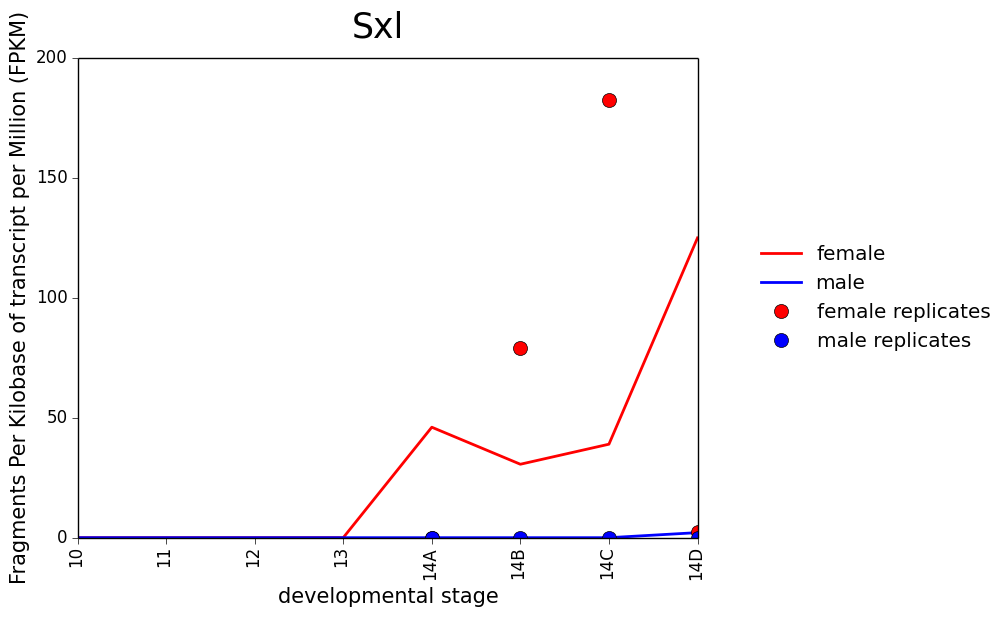

The script that saved this image:
#!/usr/bin/env python

"""
Usage: ./01-timecourse.py <samples.csv> <ctab_dir>

-Plot timecourse of FBtr0331261 for females
"""


import sys
import pandas as pd
import os
import matplotlib.pyplot as plt
import matplotlib.lines as mlines

transcript = "FBtr0331261"


df_samples = pd.read_csv( sys.argv[1] )
soi = df_samples["sex"] == "female"

fpkms = []
for sample in df_samples["sample"][soi]:
    fname = os.path.join(sys.argv[2], sample, "t_data.ctab" )
    df = pd.read_csv( fname, sep="\t")
    roi = df["t_name"] == transcript
    fpkms.append( df[roi]["FPKM"].values )
    
soi2 = df_samples["sex"] == "male"
fpkms2 = []
for sample in df_samples["sample"][soi2]:
    fname = os.path.join(sys.argv[2], sample, "t_data.ctab" )
    df = pd.read_csv( fname, sep="\t")
    roi = df["t_name"] == transcript
    fpkms2.append( df[roi]["FPKM"].values )






df_replicates = pd.read_csv( sys.argv[3] )
soi3 = df_replicates["sex"] == "female"

fpkms3 = [None, None, None, None]
for sample in df_replicates["sample"][soi3]:
    fname = os.path.join(sys.argv[2], sample, "t_data.ctab" )
    df = pd.read_csv( fname, sep="\t")
    roi = df["t_name"] == transcript
    fpkms3.append( df[roi]["FPKM"].values )

soi4 = df_replicates["sex"] == "male"
fpkms4 = [None, None, None, None]
for sample in df_replicates["sample"][soi4]:
    fname = os.path.join(sys.argv[2], sample, "t_data.ctab" )
    df = pd.read_csv( fname, sep="\t")
    roi = df["t_name"] == transcript
    fpkms4.append( df[roi]["FPKM"].values )





plt.figure()
plt.plot( fpkms, c='red', lw=2 )
plt.plot( fpkms2, c='blue', lw=2 )
plt.plot( fpkms3, 'o', color='red', markersize=10 )
plt.plot( fpkms4, 'o', color='blue', markersize=10 )


#plt.scatter()
#plt.boxplot()
plt.suptitle( 'Sxl', fontsize=25 )
plt.xlabel( 'developmental stage', fontsize=15 )
plt.ylabel( 'Fragments Per Kilobase of transcript per Million (FPKM)', fontsize=15 )
art=[]
plt.gca().tick_params(direction='out', top='off', right='off' )
plt.xticks( range(8), ('10', '11', '12', '13', '14A', '14B', '14C', '14D'), rotation=90 )
plt.legend(['female', 'male', 'female replicates', 'male replicates'], loc='center right', bbox_to_anchor=(1.5,0.5), frameon = False, numpoints=1)
plt.savefig( "day4-homework.png", additional_artists=art, bbox_inches="tight" ) 
plt.close()












